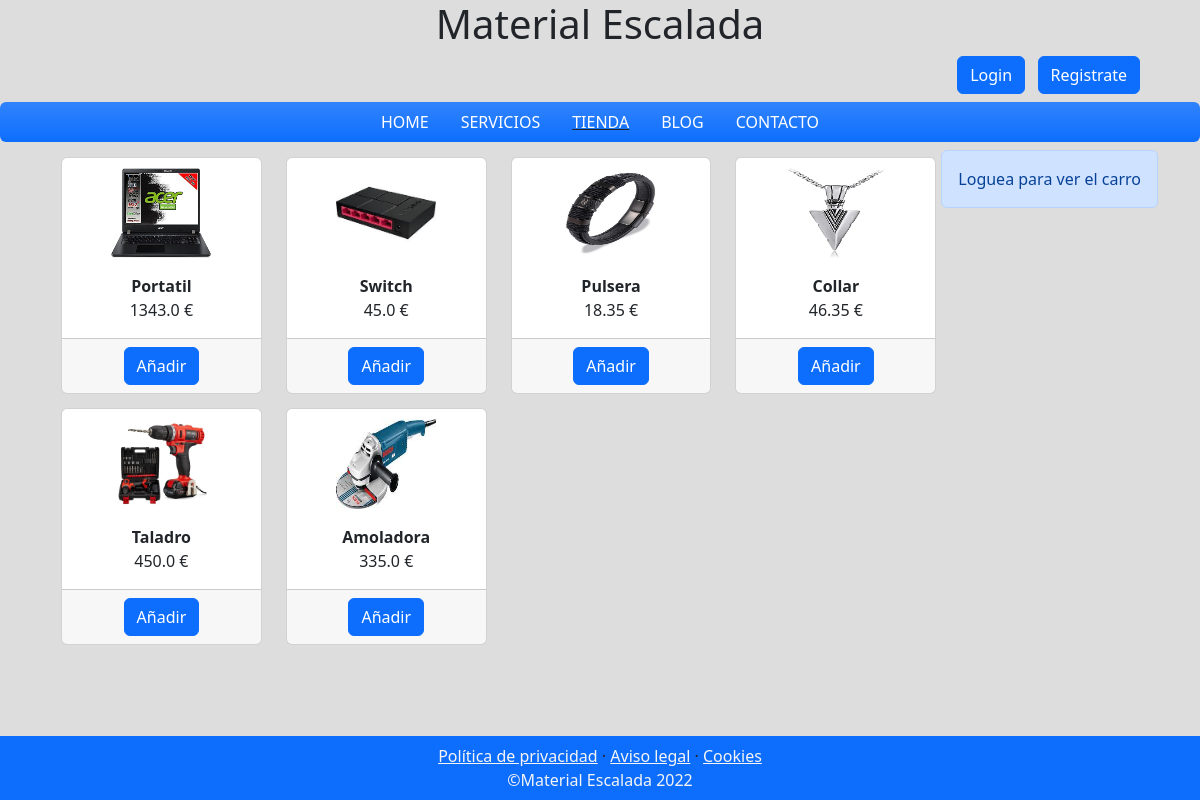
The app's page /tienda/ with its own data.
### tienda/models.py (models this page shows, shortened)
class Producto(models.Model):
    nombre = models.CharField(max_length=70)
    precio = models.FloatField()
    disponible = models.BooleanField(default=True)
    imagen = models.ImageField(upload_to ='tienda', null=True, blank=True)
    categorias = models.ForeignKey(CategoriaProducto, on_delete=models.CASCADE)
    created = models.DateTimeField(auto_now_add=True)
    updated = models.DateTimeField(auto_now_add=True)
    class Meta:
        verbose_name = "Producto"
        verbose_name_plural = "Productos"

### tienda/views.py (the view)
# urls.py: path('tienda/', include('tienda.urls')),
def tienda(request):
    productos = Producto.objects.all()
    return render(request,"tienda/tienda.html",{'productos':productos})

### carro/context_processor.py (called while the page is built)
def importe_total(request):
    total=0
    if request.user.is_authenticated:
         if 'carro' in request.session: #verifica que carro exista en session
            for key, value in request.session["carro"].items():
                total= total+ float(value["precio"])
    return {"importe_total":total}

### tienda/templates/tienda/tienda.html (shortened to what this page needs)
{% extends 'WebProjectApp/home.html' %}
{% load static %}
{% block content %}
<div class="container">
    <div style="float: right;">
        {% if request.user.is_authenticated %}
        {% include "carro/carro.html" %}
        {% else %}
        <div class="alert alert-primary" role="alert">
            Loguea para ver el carro
          </div>
        {% endif %}
    </div>
</div>
<div class="container">
    <div class="row">
{% for producto in productos %}
        <div class="col-md-3">
            <div class="card" style="width: 100%; margin: 7px 7px;">
                <img src = "{{producto.imagen.url}}" class="card-img-top mx-auto d-block" style="width: 100px; height:100px; padding-top: 10px;">
            <div class="card-body text-center">
                <h8 class="card-title " style="font-weight: bold;">{{producto.nombre}}</h8>
                <p class="card-text">{{producto.precio}}&nbsp;€</p>
            </div>
            <div class="card-footer text-center">
                <a href="{% url 'carro:agregar' producto.id %}" class="btn btn-primary">Añadir</a>
            </div>
            </div>
        </div>
 {% endfor %}
    </div>
</div>
{% endblock %}

### records on screen
Producto: imagen (picture), nombre "Portatil", precio "1343.0"
Producto: imagen (picture), nombre "Switch", precio "45.0"
Producto: imagen (picture), nombre "Pulsera", precio "18.35"
Producto: imagen (picture), nombre "Collar", precio "46.35"
Producto: imagen (picture), nombre "Taladro", precio "450.0"
Producto: imagen (picture), nombre "Amoladora", precio "335.0"
